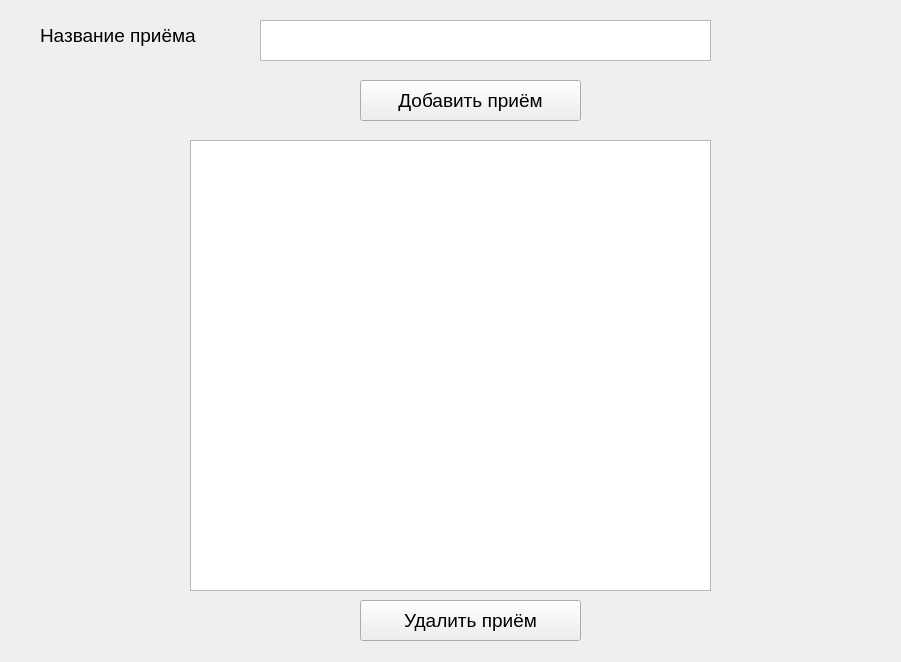
<?xml version="1.0" encoding="UTF-8"?>
<ui version="4.0">
 <class>AddTechnic</class>
 <widget class="QWidget" name="AddTechnic">
  <property name="geometry">
   <rect>
    <x>0</x>
    <y>0</y>
    <width>901</width>
    <height>662</height>
   </rect>
  </property>
  <property name="windowTitle">
   <string>Form</string>
  </property>
  <widget class="QPushButton" name="add_technic_button">
   <property name="geometry">
    <rect>
     <x>360</x>
     <y>80</y>
     <width>221</width>
     <height>41</height>
    </rect>
   </property>
   <property name="font">
    <font>
     <pointsize>14</pointsize>
    </font>
   </property>
   <property name="text">
    <string>Добавить приём</string>
   </property>
  </widget>
  <widget class="QLabel" name="technic_name_label">
   <property name="geometry">
    <rect>
     <x>40</x>
     <y>20</y>
     <width>201</width>
     <height>31</height>
    </rect>
   </property>
   <property name="font">
    <font>
     <pointsize>14</pointsize>
    </font>
   </property>
   <property name="autoFillBackground">
    <bool>false</bool>
   </property>
   <property name="text">
    <string>Название приёма</string>
   </property>
  </widget>
  <widget class="QTextEdit" name="technic_name_text_edit">
   <property name="geometry">
    <rect>
     <x>260</x>
     <y>20</y>
     <width>451</width>
     <height>41</height>
    </rect>
   </property>
   <property name="font">
    <font>
     <pointsize>14</pointsize>
    </font>
   </property>
  </widget>
  <widget class="QTableView" name="techincs_table">
   <property name="geometry">
    <rect>
     <x>190</x>
     <y>140</y>
     <width>521</width>
     <height>451</height>
    </rect>
   </property>
   <property name="font">
    <font>
     <pointsize>14</pointsize>
    </font>
   </property>
   <property name="editTriggers">
    <set>QAbstractItemView::DoubleClicked</set>
   </property>
   <attribute name="horizontalHeaderVisible">
    <bool>false</bool>
   </attribute>
   <attribute name="horizontalHeaderCascadingSectionResizes">
    <bool>false</bool>
   </attribute>
   <attribute name="horizontalHeaderStretchLastSection">
    <bool>false</bool>
   </attribute>
   <attribute name="verticalHeaderVisible">
    <bool>false</bool>
   </attribute>
  </widget>
  <widget class="QPushButton" name="delete_technic_button">
   <property name="geometry">
    <rect>
     <x>360</x>
     <y>600</y>
     <width>221</width>
     <height>41</height>
    </rect>
   </property>
   <property name="font">
    <font>
     <pointsize>14</pointsize>
    </font>
   </property>
   <property name="text">
    <string>Удалить приём</string>
   </property>
  </widget>
 </widget>
 <resources/>
 <connections/>
</ui>
